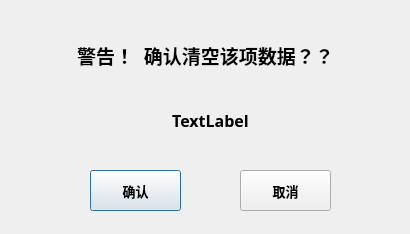
<?xml version="1.0" encoding="UTF-8"?>
<ui version="4.0">
 <class>clear_confirm</class>
 <widget class="QDialog" name="clear_confirm">
  <property name="geometry">
   <rect>
    <x>0</x>
    <y>0</y>
    <width>410</width>
    <height>234</height>
   </rect>
  </property>
  <property name="windowTitle">
   <string>确认清空</string>
  </property>
  <widget class="QLabel" name="label">
   <property name="geometry">
    <rect>
     <x>20</x>
     <y>30</y>
     <width>371</width>
     <height>51</height>
    </rect>
   </property>
   <property name="font">
    <font>
     <family>微软雅黑</family>
     <pointsize>14</pointsize>
     <weight>75</weight>
     <bold>true</bold>
    </font>
   </property>
   <property name="text">
    <string>警告！  确认清空该项数据？？</string>
   </property>
   <property name="alignment">
    <set>Qt::AlignCenter</set>
   </property>
  </widget>
  <widget class="QPushButton" name="confirm_btn">
   <property name="geometry">
    <rect>
     <x>90</x>
     <y>170</y>
     <width>91</width>
     <height>41</height>
    </rect>
   </property>
   <property name="font">
    <font>
     <family>微软雅黑</family>
     <pointsize>10</pointsize>
     <weight>75</weight>
     <bold>true</bold>
    </font>
   </property>
   <property name="text">
    <string>确认</string>
   </property>
  </widget>
  <widget class="QPushButton" name="cancel_btn">
   <property name="geometry">
    <rect>
     <x>240</x>
     <y>170</y>
     <width>91</width>
     <height>41</height>
    </rect>
   </property>
   <property name="font">
    <font>
     <family>微软雅黑</family>
     <pointsize>10</pointsize>
     <weight>75</weight>
     <bold>true</bold>
    </font>
   </property>
   <property name="text">
    <string>取消</string>
   </property>
  </widget>
  <widget class="QLabel" name="label_2">
   <property name="geometry">
    <rect>
     <x>90</x>
     <y>100</y>
     <width>241</width>
     <height>41</height>
    </rect>
   </property>
   <property name="font">
    <font>
     <family>微软雅黑</family>
     <pointsize>12</pointsize>
     <weight>75</weight>
     <bold>true</bold>
    </font>
   </property>
   <property name="text">
    <string>TextLabel</string>
   </property>
   <property name="alignment">
    <set>Qt::AlignCenter</set>
   </property>
  </widget>
 </widget>
 <resources/>
 <connections/>
</ui>
